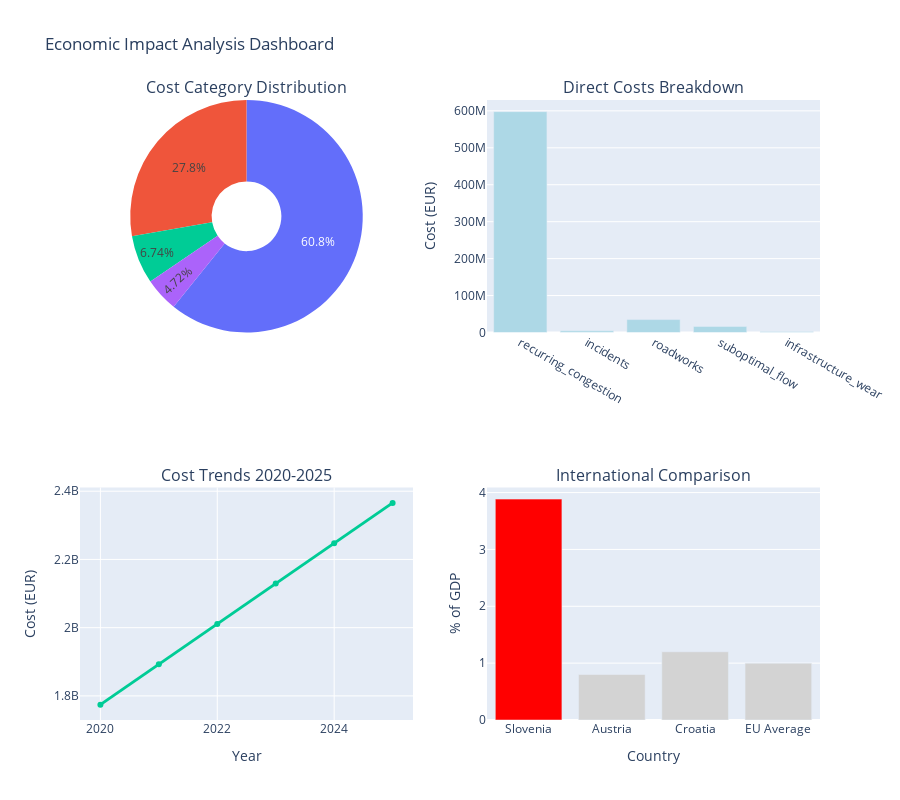

Source (notebook cell):
### Code cell
# Visualize cost breakdown
fig = make_subplots(
    rows=2, cols=2,
    subplot_titles=('Cost Category Distribution', 'Direct Costs Breakdown',
                   'Cost Trends 2020-2025', 'International Comparison'),
    specs=[[{'type': 'pie'}, {'type': 'bar'}],
           [{'type': 'scatter'}, {'type': 'bar'}]]
)

# 1. Pie chart of main categories
fig.add_trace(
    go.Pie(labels=list(total_economic_impact.keys()),
           values=list(total_economic_impact.values()),
           hole=0.3),
    row=1, col=1
)

# 2. Direct costs breakdown
direct_categories = [k for k in direct_costs.keys() if k != 'total']
direct_values = [direct_costs[k] for k in direct_categories]
fig.add_trace(
    go.Bar(x=direct_categories, y=direct_values,
           marker_color='lightblue'),
    row=1, col=2
)

# 3. Cost trends (simulated)
years = list(range(2020, 2026))
cost_trend = [total_impact * (1 - 0.05*(2025-y)) for y in years]  # 5% annual growth
fig.add_trace(
    go.Scatter(x=years, y=cost_trend, mode='lines+markers',
              line=dict(width=3)),
    row=2, col=1
)

# 4. International comparison
countries = ['Slovenia', 'Austria', 'Croatia', 'EU Average']
gdp_percentages = [
    total_impact/GDP_SLOVENIA*100,
    0.8,  # Austria typically lower
    1.2,  # Croatia typically higher
    1.0   # EU average
]
fig.add_trace(
    go.Bar(x=countries, y=gdp_percentages,
           marker_color=['red', 'lightgray', 'lightgray', 'lightgray']),
    row=2, col=2
)

# Update layout
fig.update_layout(height=800, showlegend=False,
                 title_text="Economic Impact Analysis Dashboard")
fig.update_xaxes(title_text="Year", row=2, col=1)
fig.update_xaxes(title_text="Country", row=2, col=2)
fig.update_yaxes(title_text="Cost (EUR)", row=1, col=2)
fig.update_yaxes(title_text="Cost (EUR)", row=2, col=1)
fig.update_yaxes(title_text="% of GDP", row=2, col=2)

fig.show()

### Figure 1 — Plotly figure (JSON) as saved in the notebook; plotly's stock layout.template omitted (floating-point values rounded to 4 significant figures)
{"data": [{"domain": {"x": [0, 0.45], "y": [0.625, 1]}, "hole": 0.3, "labels": ["Direct Costs", "Indirect Costs", "Environmental Costs", "Social Costs"], "type": "pie", "values": [656700000.0, 1438000000.0, 111575250, 159500000.0]}, {"marker": {"color": "lightblue"}, "type": "bar", "x": ["recurring_congestion", "incidents", "roadworks", "suboptimal_flow", "infrastructure_wear"], "xaxis": "x", "y": [597900000.0, 4500000, 35000000, 16500000, 2775000], "yaxis": "y"}, {"line": {"width": 3}, "mode": "lines+markers", "type": "scatter", "x": [2020, 2021, 2022, 2023, 2024, 2025], "xaxis": "x2", "y": [1774000000.0, 1893000000.0, 2011000000.0, 2129000000.0, 2248000000.0, 2366000000.0], "yaxis": "y2"}, {"marker": {"color": ["red", "lightgray", "lightgray", "lightgray"]}, "type": "bar", "x": ["Slovenia", "Austria", "Croatia", "EU Average"], "xaxis": "x3", "y": [3.885, 0.8, 1.2, 1], "yaxis": "y3"}], "layout": {"annotations": [{"font": {"size": 16}, "showarrow": false, "text": "Cost Category Distribution", "x": 0.225, "xanchor": "center", "xref": "paper", "y": 1, "yanchor": "bottom", "yref": "paper"}, {"font": {"size": 16}, "showarrow": false, "text": "Direct Costs Breakdown", "x": 0.775, "xanchor": "center", "xref": "paper", "y": 1, "yanchor": "bottom", "yref": "paper"}, {"font": {"size": 16}, "showarrow": false, "text": "Cost Trends 2020-2025", "x": 0.225, "xanchor": "center", "xref": "paper", "y": 0.375, "yanchor": "bottom", "yref": "paper"}, {"font": {"size": 16}, "showarrow": false, "text": "International Comparison", "x": 0.775, "xanchor": "center", "xref": "paper", "y": 0.375, "yanchor": "bottom", "yref": "paper"}], "height": 800, "showlegend": false, "title": {"text": "Economic Impact Analysis Dashboard"}, "xaxis": {"anchor": "y", "domain": [0.55, 1]}, "xaxis2": {"anchor": "y2", "domain": [0, 0.45], "title": {"text": "Year"}}, "xaxis3": {"anchor": "y3", "domain": [0.55, 1], "title": {"text": "Country"}}, "yaxis": {"anchor": "x", "domain": [0.625, 1], "title": {"text": "Cost (EUR)"}}, "yaxis2": {"anchor": "x2", "domain": [0, 0.375], "title": {"text": "Cost (EUR)"}}, "yaxis3": {"anchor": "x3", "domain": [0, 0.375], "title": {"text": "% of GDP"}}}}
